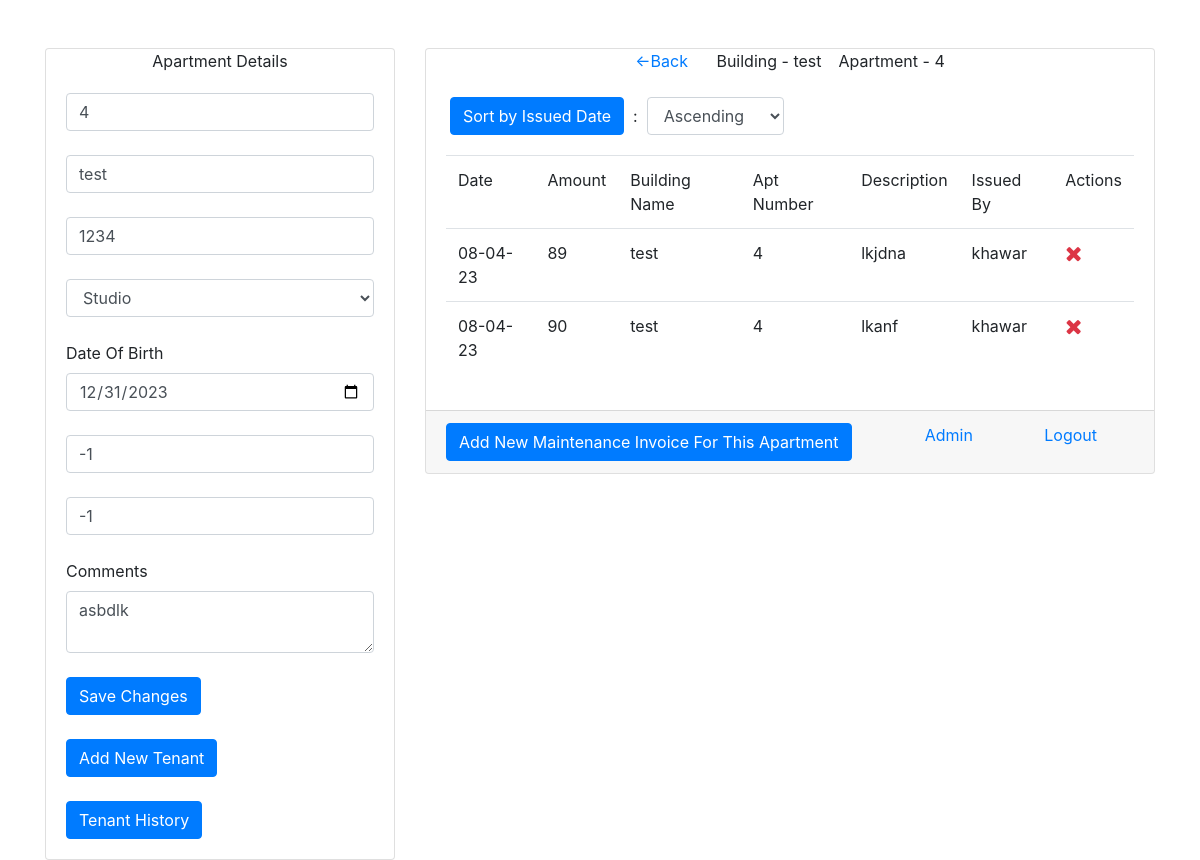
Before: /maintenance-invoices/3 (signed in) with the older database file.
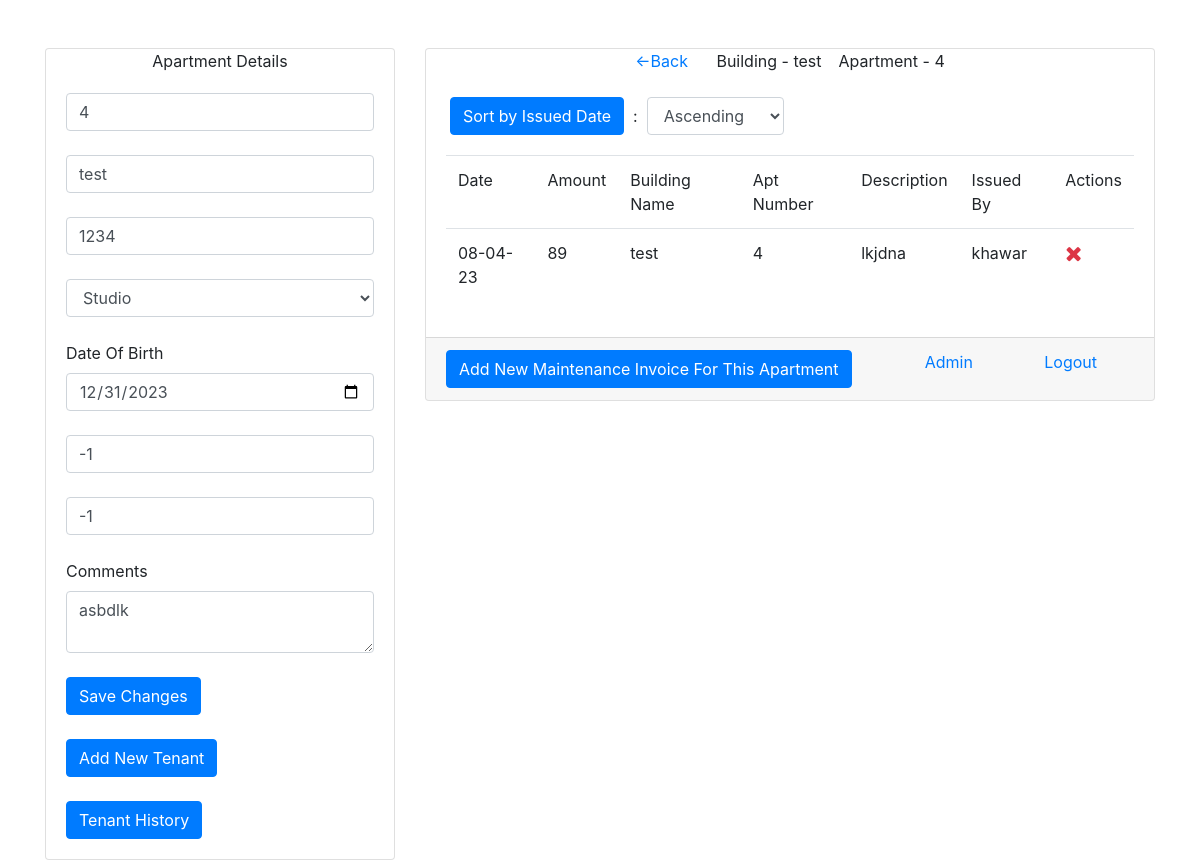
After: the same page with the newer database file.
### app/models.py (models this page shows, shortened)
class maintenance_invoice(models.Model):
    user = models.ForeignKey(User,on_delete=models.SET_NULL,null=True,blank=True)
    apartment = models.ForeignKey(apartment,on_delete=models.SET_NULL,null=True,blank=True)
    owner = models.ForeignKey(invoice_owner,on_delete=models.CASCADE)
    amount = models.IntegerField(default=0)
    today_date = models.DateField(auto_now_add=True)
    note = models.TextField(max_length=2000,null=True,blank=True)
    invoice_number = models.IntegerField(default=0)
    is_deleted = models.BooleanField(default=False)

class apartment(models.Model):
    aprt_number = models.CharField(max_length=50,null=True,blank=True)
    name = models.CharField(max_length=300,null=True,blank=True)
    phone_nmber = models.CharField(max_length=50,null=True,blank=True)
    type_of = models.CharField(max_length=300,null=True,blank=True)
    dob = models.DateField(null=True,blank=True)
    contract_number = models.CharField(max_length=300,null=True,blank=True)
    elect_number = models.CharField(max_length=300,null=True,blank=True)
    note = models.TextField(max_length=2000,null=True,blank=True)
    building = models.ForeignKey(building,on_delete=models.CASCADE)
    temp_del = models.BooleanField(default=False)
    temp_del_date = models.DateField(null=True,blank=True)
    aprt_link = models.ForeignKey("tenant_link",on_delete=models.SET_NULL,blank=True,null=True)
    new_tenant_added = models.BooleanField(default=False)
    display_order = models.IntegerField(default=0)

class building(models.Model):
    name = models.CharField(max_length=300,null=True,blank=True)
    owner = models.ForeignKey(invoice_owner,on_delete=models.SET_NULL,null=True,blank=True)

### app/views.py (the view)
# urls.py: path("maintenance-invoices/<int:id>",views.maintenance_invoices,name="maintenance-invoices"),
@login_required(login_url='/')
def maintenance_invoices(request,id):
    if id:
        template = "apartments_maintenance_invoice.html"
        context = {}
        obj = get_user_profile(request.user)
        context['type_of_user'] = obj.type_of_user == 'd'
        context['write_priv'] = obj.type_of_user == 'w'
        aobj = apartment.objects.get(pk=id)
        if request.method == "POST" and request.POST['asc_desc'] in ("0","1"):
            context["order"] = request.POST['asc_desc']
            if request.POST["asc_desc"] == "0":
                objs = maintenance_invoice.objects.filter(is_deleted=False,apartment=aobj).order_by("today_date")
            else:
                objs = maintenance_invoice.objects.filter(is_deleted=False,apartment=aobj).order_by("-today_date")
        else:
            objs = maintenance_invoice.objects.filter(is_deleted=False,apartment=aobj)
        context['aobj'] = aobj
        context['date_dis'] = aobj.dob.strftime("%Y-%m-%d")
        context['objs'] = objs
        return render(request,template,context)
    else:
        return redirect('/home')

### app/views.py (called while the page is built)
def get_user_profile(userobj):
    try:
        obj = user_profile.objects.get(user=userobj)
    except:
        obj = user_profile()
        obj.user = userobj
        obj.save()
    return obj

### templates/apartments_maintenance_invoice.html (shortened to what the changed rows need)
<!DOCTYPE html>
    <html lang="en">
        <head>
            <link rel="stylesheet" href="https://maxcdn.bootstrapcdn.com/bootstrap/4.4.1/css/bootstrap.min.css">
            <link rel="stylesheet" href="https://cdnjs.cloudflare.com/ajax/libs/font-awesome/4.7.0/css/font-awesome.min.css">
        </head>
        <body>
            <br><br>
            <div class="container">
                <div class="row justify-content-center">
                    <div class="col-lg-8">
                        <div class="card">
                            <div class="card-body">
                                {% if objs %}
                                    <table class="table">
                                        {% for i in objs %}
                                            <tr id="row-{{forloop.counter}}" class="invoice_rows">
                                                <td>{{i.today_date | date:'d-m-y'}}</td>
                                                <td>{{i.amount}}</td>
                                                <td>{{i.apartment.building.name}}</td>
                                                <td>{{i.apartment.aprt_number}}</td>
                                                <td>{{i.note}}</td>
                                                <td>{{i.user.username}}</td>
                                                <td>{% if request.user.is_superuser %}
                                                    <a onclick="confirm_delete('{% url 'delete-maintenance-invoice' i.id %}')" title="Delete"><span class="fa text-danger fa-lg fa-remove"></span></a>
                                                    {% endif %}</td>
                                            </tr>
                                        {% endfor %}
                                    </table>
                                {% else %}
                                    <a>This Apartments Has No Maintenance Invoices Right Now.</a>
                                {% endif %}
                            </div>
                        </div>
                    </div>
                </div>
            </div>
        </body>
    </html>

Changed rows visible on the page:
removed maintenance_invoice: today_date "08-04-23", amount "90", apartment.building.name "test", apartment.aprt_number "4", note "lkanf", user.username "khawar"
